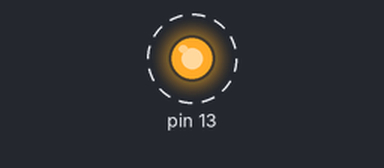
Recording of a program running on a simulated Arduino Uno, built with avr-gcc and run on an emulated ATmega328P. On the bench: output pins drawn as LEDs (lit = HIGH). Dashed ring = blinking.

Above: at 0.08 s.
Timing chart, 0 to 3.0 s (numbered marks = the images above):
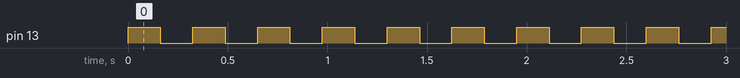

Measured:
- by itself, pin 13: alternates HIGH for 0.16 s and LOW for 0.16 s

The program:

main.c
```c
/*
 * Módulo 05 - Hello World: pisca o LED "L" do Arduino Uno (pino 13 = PB5).
 * Programa autocontido: só usa o arquivo de registradores.
 */
#include "device.h"

static void delay(volatile uint32_t n)
{
    while (n--) { __asm__ __volatile__ ("nop"); }
}

int main(void)
{
    /* No AVR de 8 bits o GPIO não precisa de "ligar o clock": basta
     * dizer que o pino é saída, escrevendo 1 no bit 5 do DDRB. */
    DDRB |= (1U << 5);

    for (;;) {
        PORTB |= (1U << 5);                 /* PB5 = 1: LED aceso   */
        delay(200000);
        PORTB &= (uint8_t)~(1U << 5);       /* PB5 = 0: LED apagado */
        delay(200000);
    }
}
```
